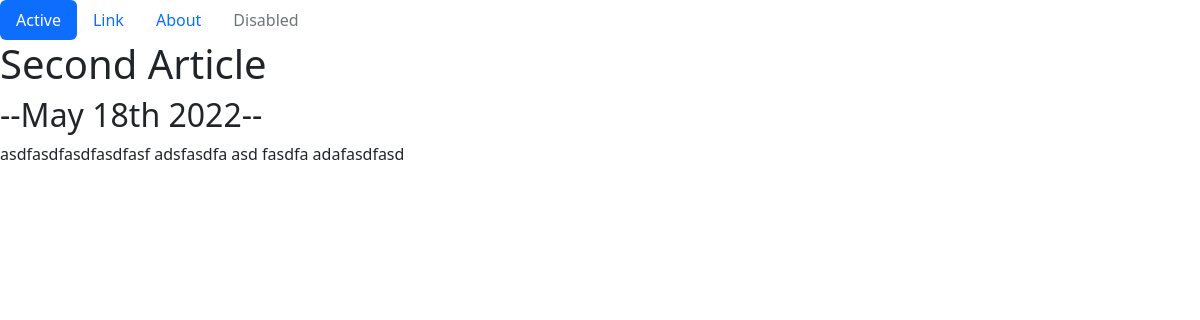
The app's page /blog/2/ with its own data.
### blog/models.py (models this page shows, shortened)
class Article(models.Model):
    title = models.CharField(max_length=100)
    created_date = models.DateField()
    content = models.TextField(blank=True)

### blog/views.py (the view)
# urls.py: path('<int:blog_id>/', views.detail, name='detail'),
def detail(request, blog_id):
    blog = get_object_or_404(Article, pk=blog_id)
    return render(request, 'blog/detail.html', {'blog': blog})

### blog/templates/blog/detail.html
{% extends 'portfolio/base.html' %}
{% block content %}
<h1>{{ blog.title }}</h1>
<h2>--{{ blog.created_date|date:'F jS Y'}}--</h2>
{{ blog.content|safe }}
{% endblock %}

### records on screen
Article: title "Second Article", created_date "May 18th 2022", content "asdfasdfasdfasdfasf adsfasdfa asd fasdfa adafasdfasd"
